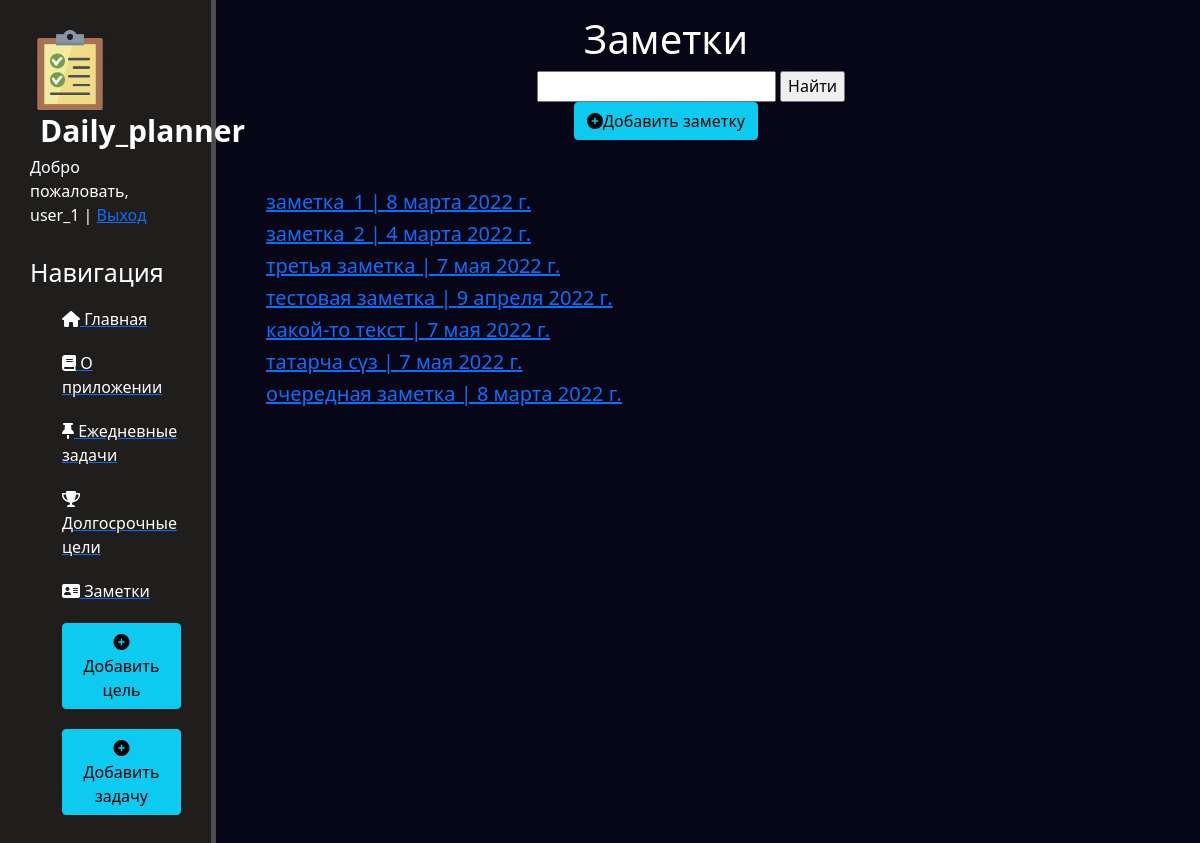
Page /note/ (signed in) on the committed database.
### note/models.py (models this page shows, shortened)
class Note(models.Model):
    user = models.ForeignKey(User, on_delete=models.CASCADE, null=True, blank=True)
    note_tittle = models.CharField(max_length=100)
    description = models.TextField(null=True, blank=True)
    date = models.DateField()
    class Meta:
        order_with_respect_to = 'user'

### note/views.py (the view)
class NoteList(LoginRequiredMixin, ListView):
    model = Note
    context_object_name = "note_list"
    def get_context_data(self, **kwargs):
        context = super().get_context_data(**kwargs)
        context['note_list'] = context['note_list'].filter(user=self.request.user)
        search_input = self.request.GET.get('search-area') or ''
        if search_input:
            context['note_list'] = context['note_list'].filter(
                note_tittle__icontains=search_input)  # поиск по заголовку
        context['search_input'] = search_input
        return context

### note/templates/note/note_list.html (shortened to what this page needs)
{% extends 'main/layout.html' %}
{% block content %}
    <div class="features_note">
        <h1>Заметки</h1>
        <form method="GET">
            <input type="text" name="search-area" value="{{search_input}}">
            <input type="submit" value="Найти">
        </form>
        <a href="{% url 'note_form' %}"><button class="btn btn-info"><i class="fa-solid fa-circle-plus">
        </i>Добавить заметку</button></a>
        <div class="notes_items">
            {% if note_list %}
                {% for note in note_list %}
                    <h5><a href="{% url 'note_view' note.id %}"> {{ note.note_tittle }} | {{ note.date }} </a></h5>
                {% endfor %}
            {% else %}
                <h3>Список заметок пуст, хотите добавить?</h3>
            {% endif %}
        </div>
    </div>
{% endblock %}

### main/templates/main/layout.html (shortened to what this page needs)
{% load static %}
<!doctype html>
<html lang="ru">
<head>
    <link rel="stylesheet" href="https://cdn.jsdelivr.net/npm/bootstrap@5.1.3/dist/css/bootstrap.min.css">
    <link rel="stylesheet" href=" {% static 'main/css/main.css' %}">
    <link rel="stylesheet" href="https://use.fontawesome.com/releases/v6.0.0/css/all.css">
</head>
<body>
    <aside>
        <img src=" {% static 'main/img/todo.png' %}" alt="">
        <span class="logo">Daily_planner</span>
        {% if request.user.is_authenticated %}
        Добро пожаловать, {{ user.username }} | <a href="{% url 'logout' %}">Выход</a>
        {% else %}
        <span class="navbar-text">
            <a href="{% url 'register' %}">Регистрация</a> | <a href="{% url 'login' %}">Войти</a>
        </span>
        {% endif %}
        <h3>Навигация</h3>
        <ul>
            <a href="{% url 'home' %}"><li><i class="fa-solid fa-house"></i> Главная</li></a>
            <a href="{% url 'about' %}"><li><i class="fa-solid fa-book"></i> О приложении</li></a>
            <a href="{% url 'task_list' %}"><li><i class="fa-solid fa-thumbtack"></i> Ежедневные задачи</li></a>
            <a href="{% url 'goal_list' %}"><li><i class="fa-solid fa-trophy"></i> Долгосрочные цели</li></a>
            <a href="{% url 'note_list' %}"><li><i class="fa-solid fa-address-card"></i> Заметки</li></a>
            <a href="{% url 'goal_form' %}"><li><button class="btn btn-info"><i class="fa-solid fa-circle-plus"></i>
                Добавить цель</button></li></a>
            <a href="{% url 'task_form' %}"><li><button class="btn btn-info"><i class="fa-solid fa-circle-plus"></i>
                Добавить задачу</button></li></a>
        </ul>
    </aside>
    <main>
        {% block content %}
        {% endblock%}
    </main>
</body>
</html>

### main/static/main/css/main.css (style rules this page uses)
body { background: #070617; }
aside { float: left; background: #1f1e1c; width: 18%; padding: 2.5%; height: 120vh; color: #fff; border-right: 5px solid #4d4d4d; }
aside img { width: 80px; float: left; }
aside .logo { font-size: 30px; margin-left: 10px; font-weight: bold; position: relative; top: -2px; }
aside h3 { margin-top: 30px; font-size: 25px; }
aside ul { list-style: none; }
aside ul li { color: #fff; display: block; margin-top: 20px; transition: transform .6s ease; }
form { margin-left: 25%; width: 500px; margin-top: 5px; }
.features_note { float: left; color: #fff; margin-top: 15px; line-height: 25px; text-align: center; width: 75%; }
.notes_items { float: center; color: #fff; margin-top: 50px; margin-left: 50px; line-height: 25px; text-align: left; width: 50%; }

### rows in the picture
Note: note_tittle "заметка_1", date "8 марта 2022 г."
Note: note_tittle "заметка_2", date "4 марта 2022 г."
Note: note_tittle "третья заметка", date "7 мая 2022 г."
Note: note_tittle "тестовая заметка", date "9 апреля 2022 г."
Note: note_tittle "какой-то текст", date "7 мая 2022 г."
Note: note_tittle "татарча сүз", date "7 мая 2022 г."
Note: note_tittle "очередная заметка", date "8 марта 2022 г."

### other values in the picture
{{ user.username }} "user_1"
